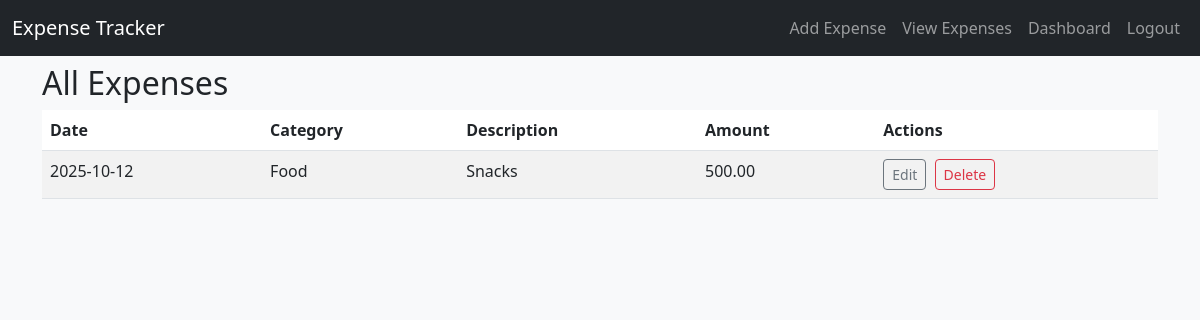
Screenshot of /view (signed in) with the database file from the repository.
### app.py (models this page shows)
class Expense(db.Model):
    id = db.Column(db.Integer, primary_key=True)
    user_id = db.Column(db.Integer, db.ForeignKey('user.id'), nullable=False, index=True)
    date = db.Column(db.Date, nullable=False)
    category = db.Column(db.String(80), nullable=False)
    amount = db.Column(db.Float, nullable=False)
    description = db.Column(db.Text, nullable=True)
    user = db.relationship('User', backref=db.backref('expenses', lazy=True))

### app.py (the view)
@app.route('/view')
@login_required
def view_expenses():
    expenses = Expense.query.filter_by(user_id=current_user.id).order_by(Expense.date.desc()).all()
    return render_template('view_expenses.html', expenses=expenses)

### app.py (called while the page is built)
@login_manager.user_loader
def load_user(user_id):
    return User.query.get(int(user_id))

### templates/view_expenses.html
{% extends "base.html" %}
{% block content %}
<h2>All Expenses</h2>
<table class="table table-striped">
<thead>
<tr><th>Date</th><th>Category</th><th>Description</th><th>Amount</th><th>Actions</th></tr>
</thead>
<tbody>
{% for exp in expenses %}
<tr>
    <td>{{ exp.date }}</td>
    <td>{{ exp.category }}</td>
    <td>{{ exp.description or '' }}</td>
    <td>{{ '%.2f'|format(exp.amount) }}</td>
    <td>
        <a href="{{ url_for('edit_expense', exp_id=exp.id) }}" class="btn btn-sm btn-outline-secondary me-1">Edit</a>
        <form method="post" action="{{ url_for('delete_expense', exp_id=exp.id) }}" style="display:inline" onsubmit="return confirm('Delete this expense?');">
            <button class="btn btn-sm btn-outline-danger" type="submit">Delete</button>
        </form>
    </td>
</tr>
{% else %}
<tr><td colspan="5">No expenses yet.</td></tr>
{% endfor %}
</tbody>
</table>
{% endblock %}

### templates/base.html (shortened to what this page needs)
<!DOCTYPE html>
<html>
<head>
    <link href="https://cdn.jsdelivr.net/npm/bootstrap@5.3.0/dist/css/bootstrap.min.css" rel="stylesheet">
    <link rel="stylesheet" href="{{ url_for('static', filename='style.css') }}">
</head>
<body>
    <nav class="navbar navbar-expand-lg navbar-dark bg-dark">
        <div class="container-fluid">
            <a class="navbar-brand" href="{{ url_for('home') }}">Expense Tracker</a>
            <div class="collapse navbar-collapse">
                <ul class="navbar-nav ms-auto">
                    {% if current_user.is_authenticated %}
                    <li class="nav-item"><a class="nav-link" href="{{ url_for('add_expense') }}">Add Expense</a></li>
                    <li class="nav-item"><a class="nav-link" href="{{ url_for('view_expenses') }}">View Expenses</a></li>
                    <li class="nav-item"><a class="nav-link" href="{{ url_for('dashboard') }}">Dashboard</a></li>
                    <li class="nav-item"><a class="nav-link" href="{{ url_for('logout') }}">Logout</a></li>
                    {% else %}
                    <li class="nav-item"><a class="nav-link" href="{{ url_for('home') }}">Home</a></li>
                    <li class="nav-item"><a class="nav-link" href="{{ url_for('login') }}">Login</a></li>
                    <li class="nav-item"><a class="nav-link" href="{{ url_for('register') }}">Register</a></li>
                    {% endif %}
                </ul>
            </div>
        </div>
    </nav>
    <div class="container mt-2">
        {% block content %}{% endblock %}
    </div>
</body>
</html>

### static/style.css (style rules this page uses)
body { background-color: #f8f9fa; }

### rows the page displays
Expense: date "2025-10-12", category "Food", description "Snacks", amount "500.00"
